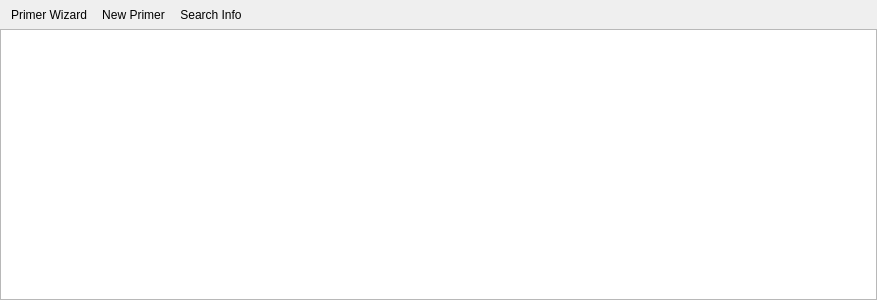
<?xml version="1.0" encoding="UTF-8"?>
<ui version="4.0">
 <class>PrimersViewTab</class>
 <widget class="QWidget" name="PrimersViewTab">
  <property name="geometry">
   <rect>
    <x>0</x>
    <y>0</y>
    <width>877</width>
    <height>300</height>
   </rect>
  </property>
  <property name="windowTitle">
   <string>Form</string>
  </property>
  <layout class="QVBoxLayout" name="verticalLayout">
   <property name="spacing">
    <number>0</number>
   </property>
   <property name="margin">
    <number>0</number>
   </property>
   <item>
    <widget class="QToolBar" name="toolBar">
     <property name="toolButtonStyle">
      <enum>Qt::ToolButtonTextBesideIcon</enum>
     </property>
     <property name="floatable">
      <bool>false</bool>
     </property>
     <addaction name="actionPrimerWizard"/>
     <addaction name="actionManualPrimerInput"/>
     <addaction name="actionSearchInfo"/>
    </widget>
   </item>
   <item>
    <widget class="QTableView" name="primersTableView">
     <property name="alternatingRowColors">
      <bool>true</bool>
     </property>
     <property name="selectionBehavior">
      <enum>QAbstractItemView::SelectItems</enum>
     </property>
     <property name="verticalScrollMode">
      <enum>QAbstractItemView::ScrollPerPixel</enum>
     </property>
     <property name="horizontalScrollMode">
      <enum>QAbstractItemView::ScrollPerPixel</enum>
     </property>
     <property name="showGrid">
      <bool>false</bool>
     </property>
     <property name="sortingEnabled">
      <bool>true</bool>
     </property>
     <attribute name="horizontalHeaderHighlightSections">
      <bool>false</bool>
     </attribute>
     <attribute name="horizontalHeaderStretchLastSection">
      <bool>true</bool>
     </attribute>
     <attribute name="verticalHeaderVisible">
      <bool>false</bool>
     </attribute>
     <attribute name="verticalHeaderDefaultSectionSize">
      <number>22</number>
     </attribute>
     <attribute name="verticalHeaderHighlightSections">
      <bool>false</bool>
     </attribute>
    </widget>
   </item>
  </layout>
  <action name="actionPrimerWizard">
   <property name="icon">
    <iconset resource="../../../resources.qrc">
     <normaloff>:/resources/images/icons/oxygen/actions/tools-wizard.png</normaloff>:/resources/images/icons/oxygen/actions/tools-wizard.png</iconset>
   </property>
   <property name="text">
    <string>Primer Wizard</string>
   </property>
   <property name="toolTip">
    <string>New Primer Wizard: find primers matching the target DNA sequence</string>
   </property>
  </action>
  <action name="actionManualPrimerInput">
   <property name="icon">
    <iconset resource="../../../resources.qrc">
     <normaloff>:/aliases/images/icons/okteta</normaloff>:/aliases/images/icons/okteta</iconset>
   </property>
   <property name="text">
    <string>New Primer</string>
   </property>
   <property name="toolTip">
    <string>New Primer</string>
   </property>
  </action>
  <action name="actionDeletePrimers">
   <property name="icon">
    <iconset resource="../../../resources.qrc">
     <normaloff>:/resources/images/icons/seanau/Remove circle.png</normaloff>:/resources/images/icons/seanau/Remove circle.png</iconset>
   </property>
   <property name="text">
    <string>Delete Primers</string>
   </property>
   <property name="toolTip">
    <string>Delete selected primers</string>
   </property>
  </action>
  <action name="actionSearchInfo">
   <property name="icon">
    <iconset resource="../../../resources.qrc">
     <normaloff>:/resources/images/icons/seanau/Information-B.png</normaloff>:/resources/images/icons/seanau/Information-B.png</iconset>
   </property>
   <property name="text">
    <string>Search Info</string>
   </property>
   <property name="toolTip">
    <string>Display search parameters</string>
   </property>
  </action>
 </widget>
 <resources>
  <include location="../../../resources.qrc"/>
 </resources>
 <connections/>
</ui>
